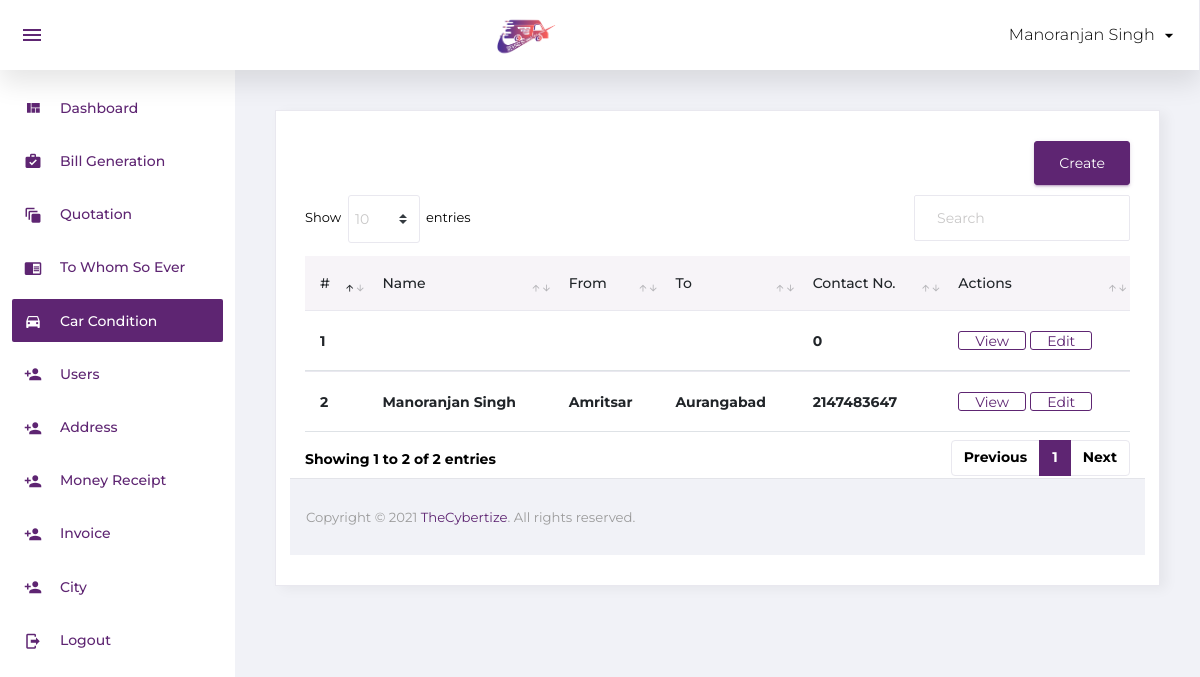
/car_condition_reportlist.php (signed in), run on the app's committed database.
### tables this page shows
CREATE TABLE `carconditions` (
  `id` int(11) NOT NULL,
  `name` varchar(50) NOT NULL,
  `fromadd` varchar(100) NOT NULL,
  `toadd` varchar(100) NOT NULL,
  `mob` int(20) NOT NULL,
  `ccrrjson` longtext NOT NULL CHECK (json_valid(`ccrrjson`)),
  `ccrradios_json` longtext NOT NULL CHECK (json_valid(`ccrradios_json`)),
  `ccrremarkjson` longtext NOT NULL CHECK (json_valid(`ccrremarkjson`)),
  `m_no` longtext NOT NULL CHECK (json_valid(`m_no`))
);

### car_condition_reportlist.php (the view)
<?php
include 'config.php';
include 'include/header.php'; ?>
         <div class="content-wrapper">
          <div class="card">
            <div class="card-body">
              <div class="row">
                <div class="col-sm-12">
                        <a href="car_condition_report.php"><button type="button" class="btn btn-primary adUserbtn">Create</button></a>
                </div>
              </div>
              <div class="row">
                <div class="col-12">
                  <div class="table-responsive">
                    <table id="order-listing" class="table">
                      <thead>
                        <tr>
                            <th>#</th>
                            <th>Name</th>
                            <th>From</th>
                            <th>To</th>
                            <th>Contact No.</th>
                            <th>Actions</th>
                        </tr>
                      </thead>
                      <tbody>
                       <?php
                        $sql = "select * from carconditions";
                        $query = mysqli_query($con, $sql);
                        $count = mysqli_num_rows($query);
                        if ($count > 0 ) {
                          $n=1;
                          while($row = mysqli_fetch_assoc($query)){ ?>
                              <tr>
                                <td><?php echo $n; ?></td>
                                <td><?php echo $row['name']; ?></td>
                                <td><?php echo $row['fromadd']; ?></td>
                                <td><?php echo $row['toadd']; ?></td>
                                <td><?php echo $row['mob']; ?></td>
                                <td>
                                  <a href="view-car-condition.php">
                                    <button class="btn btn-outline-primary">View</button>
                                  </a>
                                  <a href="edit-car-condition.php">
                                    <button class="btn btn-outline-primary">Edit</button>
                                  </a>
                                </td>
                              </tr>
                          <?php $n++; }
                          }
                        ?>
                      </tbody>
                    </table>
                  </div>
                </div>
<?php include 'include/footer.php'; ?>

### assets/style.css (style rules this page uses)
* { margin:0; padding:0; font-family: 'Montserrat', sans-serif; }
body { font-weight: 700; }
tr { line-height: 10px; min-height: 10px; height: 10px; }
.adUserbtn { float: right; margin-bottom: 10px; }

### data on the page
carconditions: mob "0"
carconditions: name "Manoranjan Singh", fromadd "Amritsar", toadd "Aurangabad", mob "2147483647"

### other printed values
$_SESSION['username'] "Manoranjan Singh"
